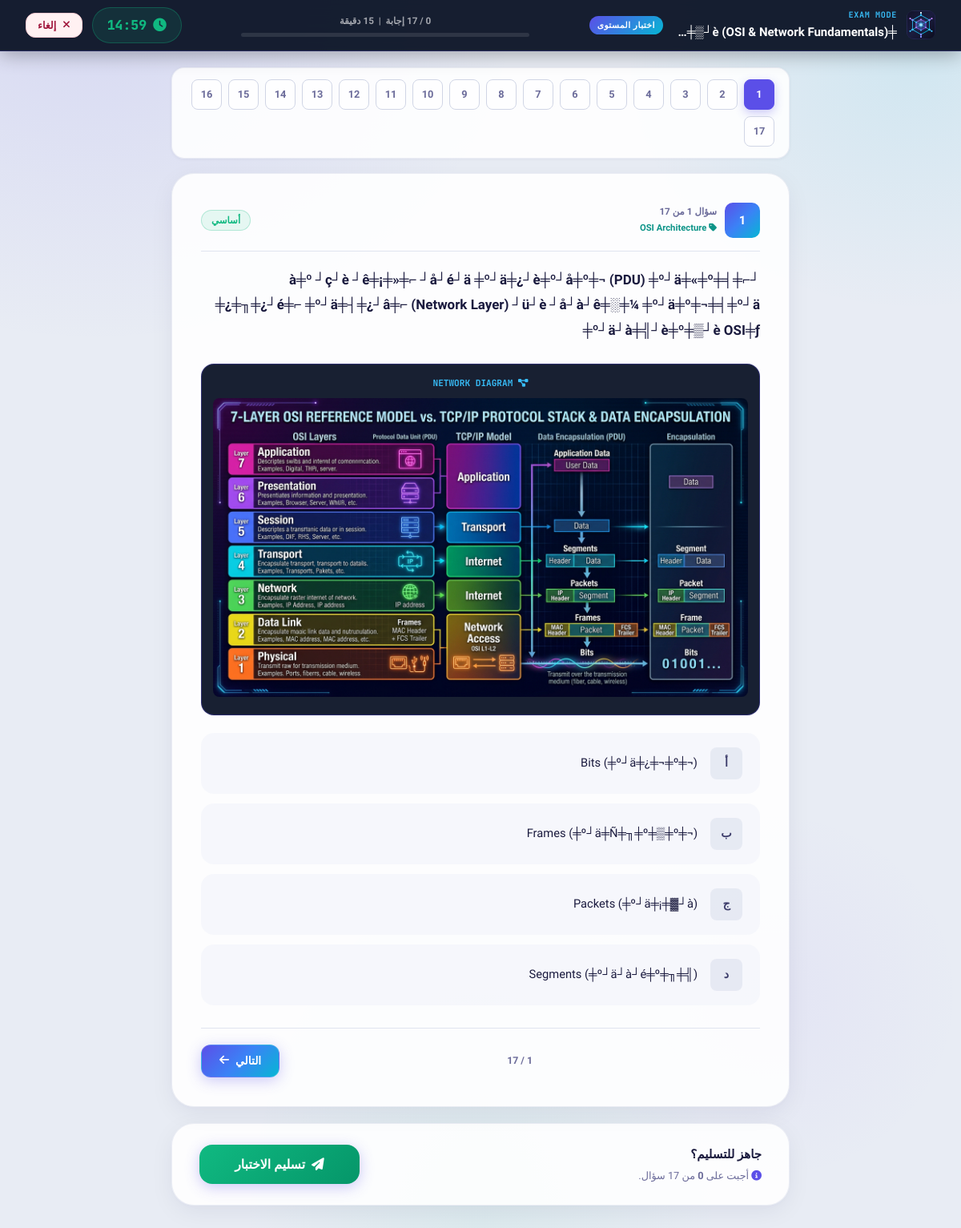
/student/exam.php?level_id=1 (signed in), run on the app's committed database.
### tables this page shows
CREATE TABLE `questions` (
  `id` int(11) NOT NULL AUTO_INCREMENT,
  `level_id` int(11) NOT NULL,
  `topic_id` int(11) DEFAULT NULL,
  `question_text` text NOT NULL,
  `option_a` text NOT NULL,
  `option_b` text NOT NULL,
  `option_c` text NOT NULL,
  `option_d` text NOT NULL,
  `correct_option` enum('A','B','C','D') NOT NULL,
  `explanation` text NOT NULL,
  `difficulty` enum('easy','medium','hard') NOT NULL DEFAULT 'medium',
  `domain_name` varchar(120) DEFAULT NULL,
  `image_url` varchar(255) DEFAULT NULL,
  `duration_minutes` int(11) NOT NULL DEFAULT '15',
  `created_at` timestamp NULL DEFAULT CURRENT_TIMESTAMP,
  PRIMARY KEY (`id`),
  KEY `fk_questions_level` (`level_id`),
  KEY `fk_questions_topic` (`topic_id`),
  CONSTRAINT `fk_questions_level` FOREIGN KEY (`level_id`) REFERENCES `levels` (`id`) ON DELETE CASCADE,
  CONSTRAINT `fk_questions_topic` FOREIGN KEY (`topic_id`) REFERENCES `topics` (`id`) ON DELETE SET NULL
);

### config/security.php (called while the page is built, shortened)
<?php
function clean_output($str) {
    return htmlspecialchars($str ?? '', ENT_QUOTES, 'UTF-8');
}

### student/exam.php (the view, shortened to what this page needs)
<?php
require_once '../config/db.php';
require_once '../config/security.php';
$user_id = $_SESSION['user_id'];
$level_id = isset($_GET['level_id']) ? intval($_GET['level_id']) : 0;
$level_stmt = $pdo->prepare("SELECT * FROM levels WHERE id = ?");
$level_stmt->execute([$level_id]);
$level = $level_stmt->fetch();
$questions_stmt = $pdo->prepare("SELECT * FROM questions WHERE level_id = ? ORDER BY id ASC");
$questions_stmt->execute([$level_id]);
$questions = $questions_stmt->fetchAll();
$duration_minutes = $questions[0]['duration_minutes'] ?? 15;
$max_duration_seconds = $duration_minutes * 60;
$now = time();
$active_attempt_stmt = $pdo->prepare("
    SELECT * FROM exam_attempts
    WHERE user_id = ? AND level_id = ? AND attempt_type = 'level_exam' AND status = 'in_progress'
    ORDER BY id DESC LIMIT 1
");
$active_attempt_stmt->execute([$user_id, $level_id]);
$current_attempt = $active_attempt_stmt->fetch();
if ($current_attempt) {
    $start_ts = strtotime($current_attempt['start_time']);
    $elapsed = $now - $start_ts;
    if ($elapsed > ($current_attempt['max_duration_seconds'] + 30)) {
        $current_attempt = null;
    }
}
if (!$current_attempt) {
    $remaining_seconds = $max_duration_seconds;
} else {
    $attempt_token = $current_attempt['attempt_token'];
    $start_ts = strtotime($current_attempt['start_time']);
    $remaining_seconds = max(0, $current_attempt['max_duration_seconds'] - ($now - $start_ts));
}
require_once '../includes/header.php';
?>
<div class="exam-shell">
<div class="exam-topbar">
    <div class="exam-topbar-brand">
        <img src="../assets/img/icon.svg" alt="Logo" style="width:36px;height:36px;border-radius:9px;">
        <div>
            <div style="font-size:0.68rem;color:#38BDF8;font-weight:700;font-family:var(--font-mono);letter-spacing:0.06em;">EXAM MODE</div>
            <div class="level-name"><?php echo clean_output($level['level_name']); ?></div>
        </div>
        <span class="exam-badge">اختبار المستوى</span>
    </div>
    <div class="exam-topbar-center">
        <div class="progress-label">
            <span id="answered-count">0</span> / <?php echo count($questions); ?> إجابة &nbsp;|&nbsp; <?php echo $duration_minutes; ?> دقيقة
        </div>
        <div class="progress-track">
        </div>
    </div>
    <div class="exam-topbar-actions">
        <div class="exam-timer-pill safe" id="timer-pill">
            <i class="fa-solid fa-clock"></i>
            <span id="timer-display"><?php echo sprintf("%02d:%02d", floor($remaining_seconds / 60), $remaining_seconds % 60); ?></span>
        </div>
        <a href="dashboard.php" class="btn btn-danger btn-sm" onclick="return confirm('هل أنت متأكد من إلغاء الاختبار؟ ستُفقد إجاباتك.')">
            <i class="fa-solid fa-xmark"></i> إلغاء
        </a>
    </div>
</div>
<div class="exam-content">
    <div class="question-nav" id="question-nav">
        <?php foreach ($questions as $i => $q): ?>
            <div class="q-nav-dot <?php echo $i === 0 ? 'active' : ''; ?>"
                 onclick="goToQuestion(<?php echo $i; ?>)"
                 id="nav-dot-<?php echo $i; ?>">
                <?php echo $i + 1; ?>
            </div>
        <?php endforeach; ?>
    </div>
    <form id="exam-form" action="process_exam.php" method="POST">
        <?php foreach ($questions as $index => $q): ?>
        <div class="exam-question-card <?php echo $index === 0 ? 'visible' : ''; ?>"
             id="question-<?php echo $index; ?>"
             data-index="<?php echo $index; ?>">
            <div class="q-header">
                <div style="display:flex;align-items:center;gap:10px;">
                    <div class="q-num-badge"><?php echo $index + 1; ?></div>
                    <div>
                        <div style="font-size:0.78rem;color:var(--text-muted);font-weight:600;">
                            سؤال <?php echo $index + 1; ?> من <?php echo count($questions); ?>
                        </div>
                        <?php if (!empty($q['topic_id'])): ?>
                        <div style="font-size:0.75rem;color:var(--brand-secondary);font-weight:600;margin-top:2px;">
                            <i class="fa-solid fa-tag"></i> <?php echo clean_output($q['domain_name'] ?? ''); ?>
                        </div>
                        <?php endif; ?>
                    </div>
                </div>
                <div style="display:flex;gap:8px;">
                    <?php
                    $diff = $q['difficulty'] ?? 'medium';
                    $diff_color = $diff === 'hard' ? '#F43F5E' : ($diff === 'easy' ? '#10B981' : '#F59E0B');
                    $diff_text  = $diff === 'hard' ? 'متقدم' : ($diff === 'easy' ? 'أساسي' : 'متوسط');
                    ?>
                    <span class="badge" style="background:<?php echo $diff_color; ?>18;color:<?php echo $diff_color; ?>;border-color:<?php echo $diff_color; ?>40;">
                        <?php echo $diff_text; ?>
                    </span>
                </div>
            </div>
            <div class="q-text"><?php echo clean_output($q['question_text']); ?></div>
            <?php if (!empty($q['image_url'])): ?>
            <div style="margin:16px 0 22px;background:rgba(15,23,42,0.96);padding:14px;border-radius:var(--radius-md);border:1px solid rgba(91,79,232,0.35);text-align:center;">
                <div style="font-size:0.74rem;color:#38BDF8;font-weight:700;margin-bottom:10px;font-family:var(--font-mono);">
                    <i class="fa-solid fa-diagram-project"></i> NETWORK DIAGRAM
                </div>
                <img src="../<?php echo htmlspecialchars($q['image_url']); ?>" alt="Diagram"
                     style="max-width:100%;height:auto;max-height:420px;border-radius:8px;cursor:pointer;"
                     onclick="window.open(this.src,'_blank')" title="انقر للتكبير">
            </div>
            <?php endif; ?>
            <?php
            $opts = [
                'A' => ['letter' => 'أ', 'text' => $q['option_a']],
                'B' => ['letter' => 'ب', 'text' => $q['option_b']],
                'C' => ['letter' => 'ج', 'text' => $q['option_c']],
                'D' => ['letter' => 'د', 'text' => $q['option_d']],
            ];
            foreach ($opts as $key => $opt):
            ?>
            <label class="exam-option"
                   id="opt-<?php echo $q['id']; ?>-<?php echo $key; ?>"
                   onclick="selectOption(<?php echo $q['id']; ?>, '<?php echo $key; ?>', <?php echo $index; ?>)">
                <div class="opt-letter"><?php echo $opt['letter']; ?></div>
                <div class="opt-text"><?php echo clean_output($opt['text']); ?></div>
            </label>
            <?php endforeach; ?>
            <div class="exam-nav-buttons">
                <span style="font-size:0.82rem;color:var(--text-muted);font-weight:600;">
                    <?php echo $index + 1; ?> / <?php echo count($questions); ?>
                </span>
                <?php if ($index < count($questions) - 1): ?>
                    <button type="button" class="btn btn-primary" onclick="goToQuestion(<?php echo $index + 1; ?>)">
                        التالي <i class="fa-solid fa-arrow-left"></i>
                    </button>
                <?php endif; ?>
            </div>
        </div>
        <?php endforeach; ?>
    </form>
    <div class="exam-submit-card">
        <div>
            <div style="font-weight:700;color:var(--text-heading);margin-bottom:4px;">جاهز للتسليم؟</div>
            <div style="font-size:0.85rem;color:var(--text-muted);">
                <i class="fa-solid fa-circle-info" style="color:var(--brand-primary);"></i>
                أجبت على <strong id="final-answered-count">0</strong> من <?php echo count($questions); ?> سؤال.
            </div>
        </div>
        <button type="button" onclick="confirmSubmit()" class="btn btn-primary btn-lg"
                style="background:linear-gradient(135deg,#10B981,#059669);border:none;min-width:200px;">
            <i class="fa-solid fa-paper-plane"></i> تسليم الاختبار
        </button>
    </div>
</div>
</div>
<?php require_once '../includes/footer.php'; ?>

### student/exam.php (style rules this page uses)
.exam-shell { min-height: 100vh; background: var(--bg-app); }
.exam-topbar { position: fixed; top: 0; left: 0; right: 0; z-index: 200; background: rgba(15,23,42,0.97); backdrop-filter: blur(20px); border-bottom: 1px solid rgba(91,79,232,0.25); padding: 0 32px; height: 64px; display: flex; align-items: center; justify-content: space-between; gap: 16px; box-shadow: 0 4px 24px rgba(0,0,0,0.3); }
.exam-topbar-brand { display: flex; align-items: center; gap: 12px; }
.exam-topbar-brand .level-name { font-weight: 800; font-size: 1rem; color: #FFFFFF; max-width: 280px; white-space: nowrap; overflow: hidden; text-overflow: ellipsis; }
.exam-topbar-brand .exam-badge { background: linear-gradient(135deg,#5B4FE8,#06B6D4); color: #FFF; font-size: 0.7rem; font-weight: 800; padding: 3px 10px; border-radius: 20px; letter-spacing: 0.05em; white-space: nowrap; }
.exam-topbar-center { flex: 1; display: flex; flex-direction: column; align-items: center; gap: 4px; max-width: 360px; }
.exam-topbar-center .progress-label { font-size: 0.78rem; color: rgba(255,255,255,0.6); font-weight: 600; }
.exam-topbar-center .progress-track { width: 100%; height: 5px; background: rgba(255,255,255,0.1); border-radius: 10px; overflow: hidden; }
.exam-topbar-actions { display: flex; align-items: center; gap: 12px; }
.exam-timer-pill { display: inline-flex; align-items: center; gap: 8px; padding: 8px 18px; border-radius: 30px; font-weight: 800; font-family: var(--font-mono); font-size: 1.1rem; transition: all 0.3s ease; white-space: nowrap; }
.exam-timer-pill.safe { background: rgba(16,185,129,0.12); color: #10B981; border: 1px solid rgba(16,185,129,0.3); }
.exam-content { padding-top: 84px; padding-bottom: 48px; max-width: 820px; margin: 0 auto; width: 100%; padding-left: 24px; padding-right: 24px; }
.question-nav { display: flex; flex-wrap: wrap; gap: 8px; padding: 14px 18px; background: var(--bg-surface-card); border: 1px solid rgba(208,213,229,0.4); border-radius: var(--radius-md); box-shadow: var(--shadow-subtle); margin-bottom: 18px; }
.q-nav-dot { width: 38px; height: 38px; border-radius: 8px; display: flex; align-items: center; justify-content: center; font-size: 0.85rem; font-weight: 700; cursor: pointer; border: 1.5px solid var(--border-main); color: var(--text-muted); background: rgba(255,255,255,0.6); transition: all 0.2s ease; }
.q-nav-dot.active { background: var(--brand-primary); color: #FFF; border-color: var(--brand-primary); box-shadow: 0 4px 12px rgba(91,79,232,0.3); }
.exam-question-card { background: var(--bg-surface-card); border: 1px solid rgba(208,213,229,0.45); border-radius: var(--radius-xl); padding: 36px; margin-bottom: 20px; box-shadow: var(--shadow-card); display: none; }
.exam-question-card.visible { display: block; animation: slideUpFade 0.35s ease forwards; }
.q-header { display: flex; justify-content: space-between; align-items: center; margin-bottom: 20px; padding-bottom: 16px; border-bottom: 1px solid var(--border-subtle); }
.q-num-badge { width: 44px; height: 44px; border-radius: 10px; background: var(--brand-gradient); display: flex; align-items: center; justify-content: center; color: #FFF; font-weight: 900; font-size: 1rem; }
.q-text { font-size: 1.13rem; color: var(--text-heading); font-weight: 700; line-height: 1.85; margin-bottom: 26px; }
.exam-option { display: flex; align-items: center; gap: 16px; padding: 16px 20px; margin-bottom: 12px; background: rgba(237,240,248,0.45); border: 2px solid transparent; border-radius: var(--radius-md); cursor: pointer; transition: all 0.22s cubic-bezier(0.4,0,0.2,1); }
.opt-letter { width: 40px; height: 40px; min-width: 40px; border-radius: 8px; display: flex; align-items: center; justify-content: center; font-weight: 800; font-size: 0.95rem; background: rgba(208,213,229,0.4); color: var(--text-body); transition: all 0.2s ease; }
.opt-text { font-size: 0.98rem; color: var(--text-heading); line-height: 1.6; }
.exam-nav-buttons { display: flex; justify-content: space-between; align-items: center; margin-top: 28px; padding-top: 20px; border-top: 1px solid var(--border-subtle); }
.exam-submit-card { background: var(--bg-surface-card); border: 1px solid rgba(208,213,229,0.4); border-radius: var(--radius-xl); padding: 26px 34px; margin-top: 8px; display: flex; align-items: center; justify-content: space-between; gap: 20px; flex-wrap: wrap; box-shadow: var(--shadow-card); }

### data on the page
questions: duration_minutes "15", count($questions) "17", domain_name "OSI Architecture", difficulty "أساسي", question_text "┘à╪º ┘ç┘è ┘ê╪¡╪»╪⌐ ┘å┘é┘ä ╪º┘ä╪¿┘è╪º┘å╪º╪¬ (PDU) ╪º┘ä╪«╪º╪╡╪⌐ ╪¿╪╖╪¿┘é╪⌐ ╪º┘ä╪┤╪¿┘â╪⌐ (Network Layer) ┘ü┘è ┘å┘à┘ê╪░╪¼ ╪º┘ä╪º╪¬╪╡╪º┘ä ╪º┘ä┘à╪╣┘è╪º╪▒┘è OSI╪ƒ", image_url (picture), letter "أ", text "Bits (╪º┘ä╪¿╪¬╪º╪¬)", letter "ب", text "Frames (╪º┘ä╪Ñ╪╖╪º╪▒╪º╪¬)", letter "ج", text "Packets (╪º┘ä╪¡╪▓┘à)", letter "د", text "Segments (╪º┘ä┘à┘é╪º╪╖╪╣)"
